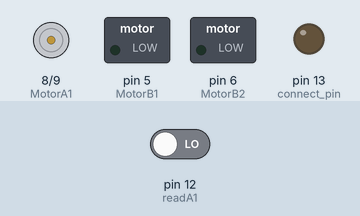
Simulated run of this sketch. Board: Arduino Uno, built with avr-gcc and run on an emulated ATmega328P. Parts: motor-driver pin pairs drawn as motors (green arrow = first pin HIGH = forward, orange = second pin HIGH = backward, longer = more drive), switched loads named in the sketch (green lamp = pin HIGH), output pins drawn as LEDs (lit = HIGH). The test bench sets the inputs (shaded band); at power-on: pin 12 (readA1) LOW.

Above: at 1.2 s.
1.3 s: pin 12 (readA1) driven HIGH
At 1.9 s:
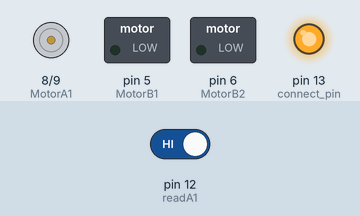
Timing chart, 0 to 4.3 s (numbered marks = the images above; inputs shaded):
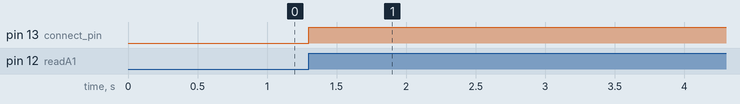

Measured:
- after the input at 1.3 s, pin 13 (connect_pin): LOW → HIGH at once

The sketch:

TEST2.ino
```cpp
#include <TimerOne.h>

// モーター
#define MotorA1 8
#define MotorA2 9

#define MotorB1 5
#define MotorB2 6

int motorInterval1, motorInterval2;

//読み込み信号
#define readA1 12
bool enaA;

const int connect_pin = 13;  // 接続確認LED

void setup() {
  //モーター
  pinMode(MotorA1, OUTPUT);
  pinMode(MotorA2, OUTPUT);

  pinMode(MotorB1, OUTPUT);
  pinMode(MotorB2, OUTPUT);

  //読み込み信号
  pinMode(readA1, INPUT);

  pinMode(connect_pin, OUTPUT);

  //モータースピード0
  motorInterval1 = analogRead(A0);

  Timer1.initialize(5);
  Timer1.attachInterrupt(init_motor);
  Timer1.start();
}

void init_motor () {
  //Motor A ------//
  static int motorTime1;

  digitalWrite(MotorA1, LOW);

  motorTime1 ++;
  if (motorTime1 > abs(motorInterval1)) {
    motorTime1 = 0;
  }
  if (enaA) {
    if (motorTime1 == 0)digitalWrite(MotorA2, HIGH);
    if (motorTime1 == 1)digitalWrite(MotorA2, LOW);
  }

}

void loop() {
  enaA = digitalRead(readA1);
  digitalWrite(connect_pin, enaA);
}
```
